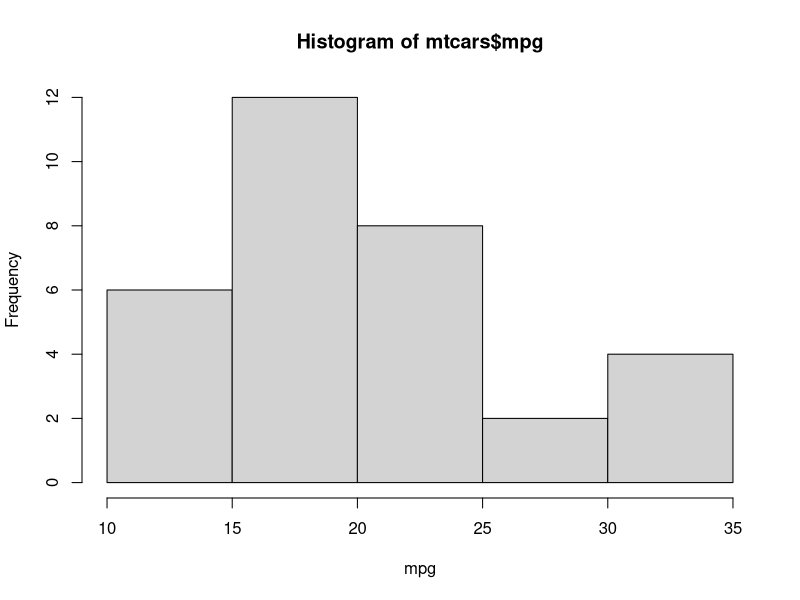
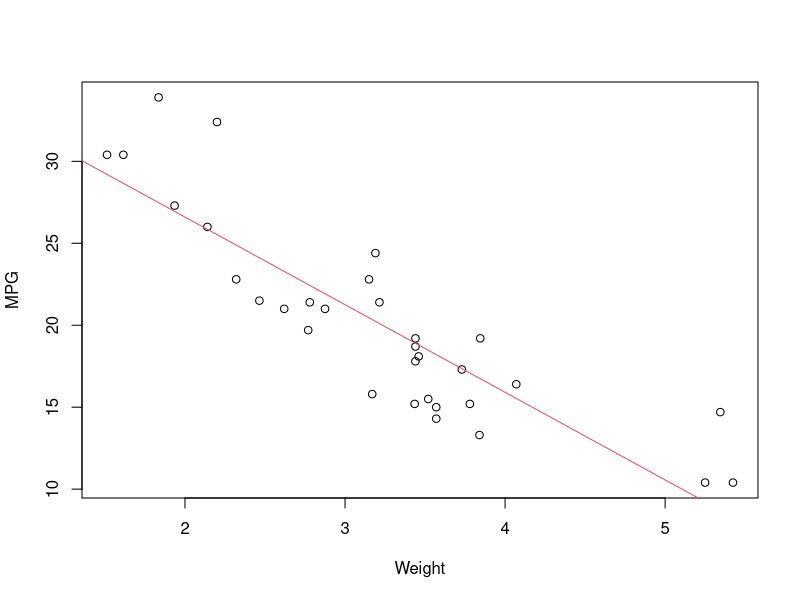

Source code (R) for these figures, in order:
## ---- chunk 1
library(datasets)

hist(mtcars$mpg, xlab="mpg")

# close the plot
dev.off()
## ---- chunk 2
fit <- lm(mpg ~ wt, data=mtcars)
plot(x=mtcars$wt, y=mtcars$mpg, xlab="Weight", ylab="MPG")
abline(fit, col=2)

